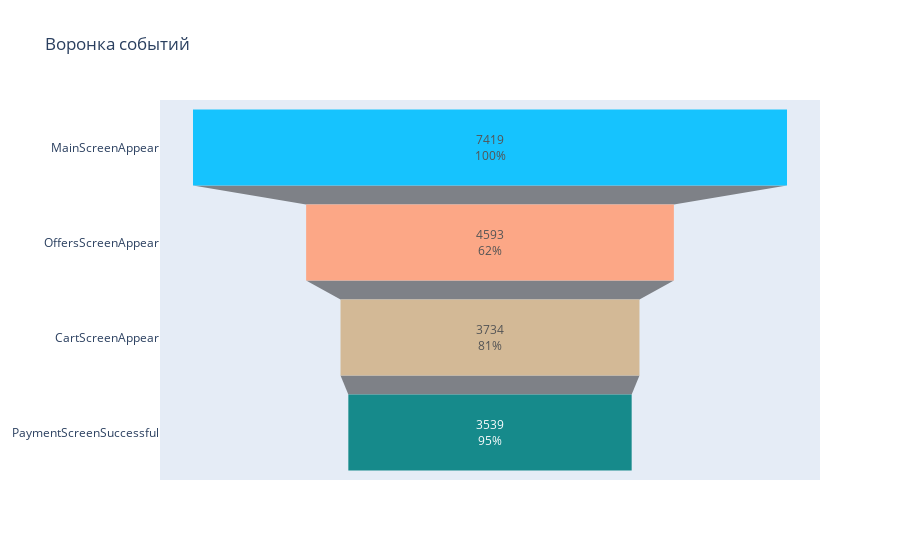

The code cell stored with this chart in its notebook:
### Code cell
# визуализируем воронку
fig = go.Figure(go.Funnel(y = events_grouped['event_name'],
                          x = events_grouped['total_users'],
                          opacity = 0.9,
                          textposition = 'inside',
                          marker = {"color": ["deepskyblue", "lightsalmon", "tan", "teal", "silver"]},
                          textinfo = 'value + percent previous'))
fig.update_layout(title_text='Воронка событий')
fig.show()

### Figure 1 — Plotly figure (JSON) as saved in the notebook; plotly's stock layout.template omitted (floating-point values rounded to 4 significant figures)
{"data": [{"marker": {"color": ["deepskyblue", "lightsalmon", "tan", "teal", "silver"]}, "opacity": 0.9, "textinfo": "value+percent previous", "textposition": "inside", "type": "funnel", "x": [7419, 4593, 3734, 3539], "y": ["MainScreenAppear", "OffersScreenAppear", "CartScreenAppear", "PaymentScreenSuccessful"]}], "layout": {"title": {"text": "Воронка событий"}}}
